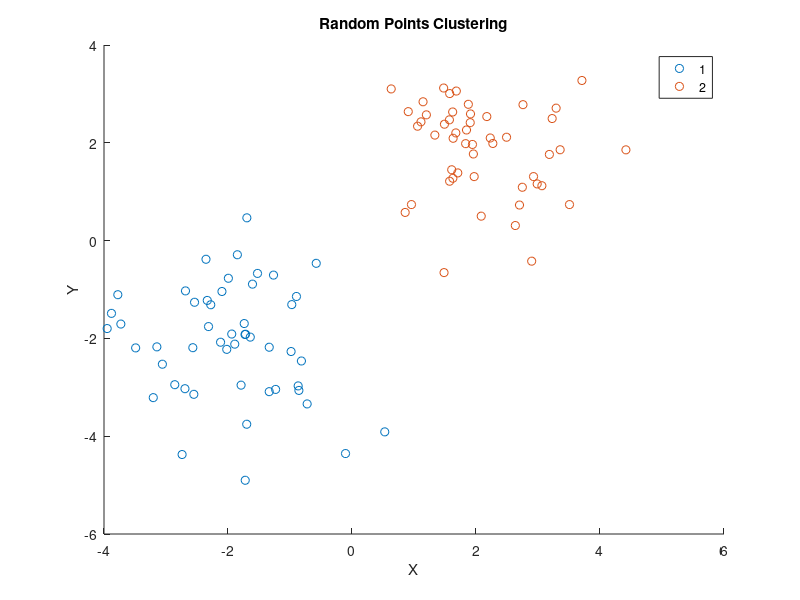

Write the MATLAB code that produced this figure.
% Day 037: Random Points Clustering
X = [randn(50,2)+2; randn(50,2)-2];
idx = kmeans(X,2);
gscatter(X(:,1), X(:,2), idx);
title('Random Points Clustering');
xlabel('X');
ylabel('Y');
